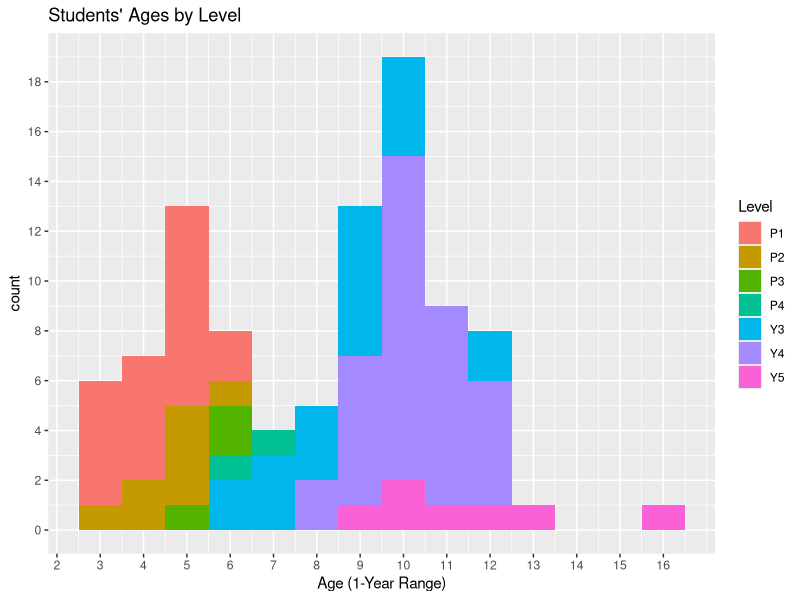
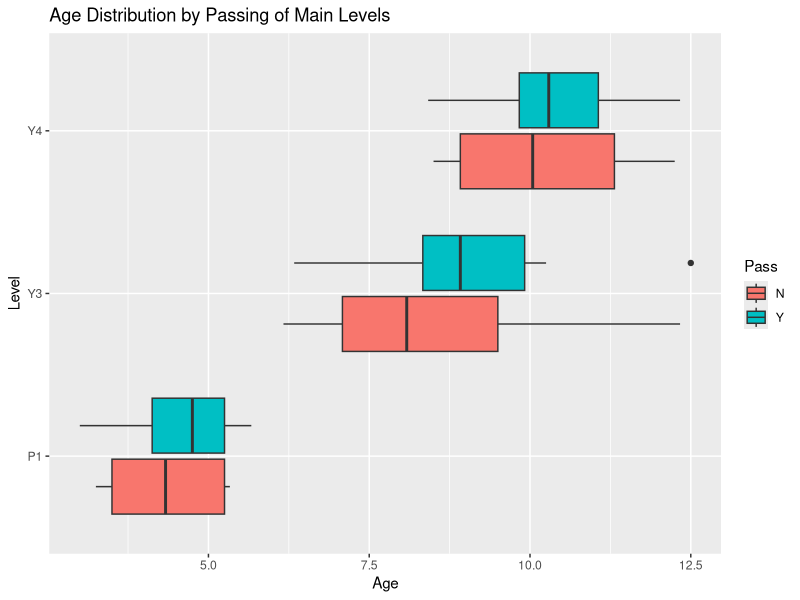
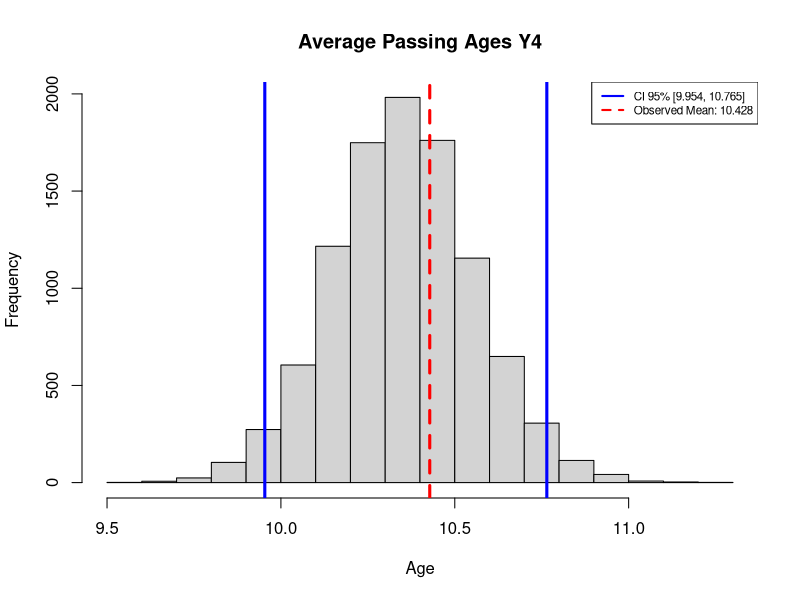
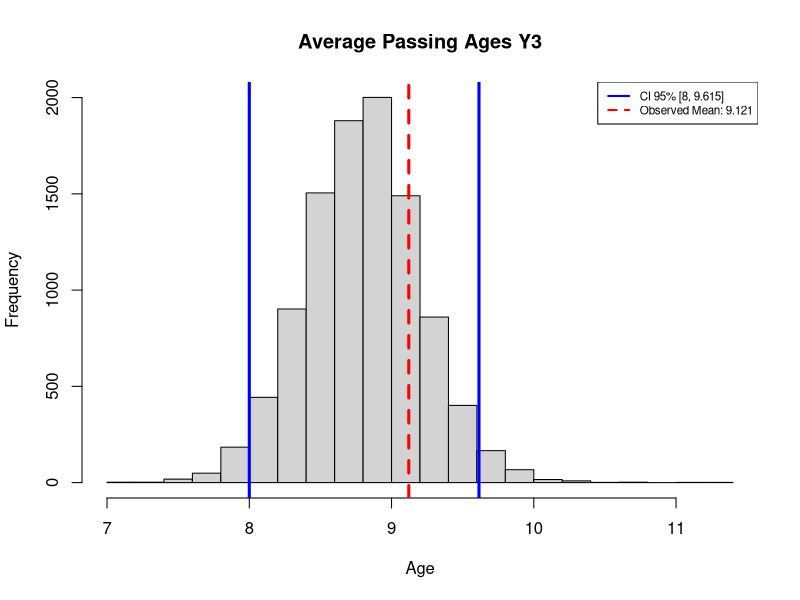
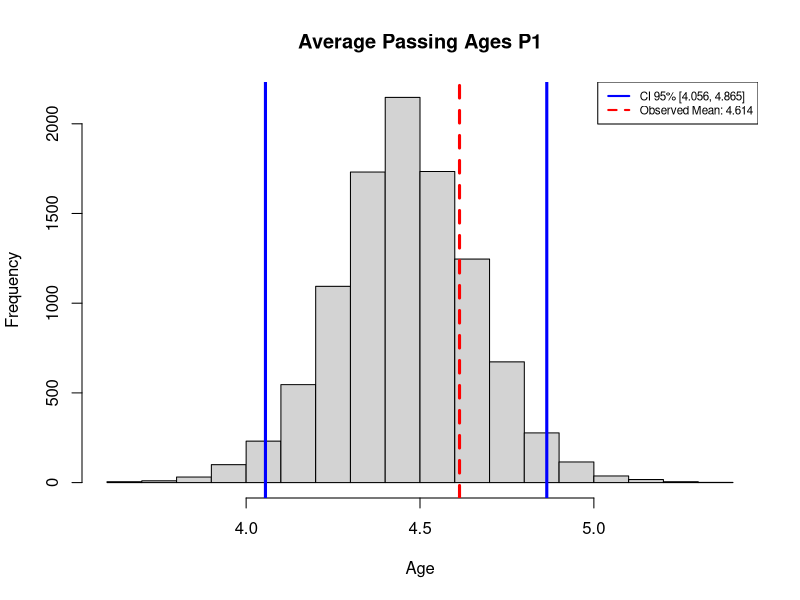
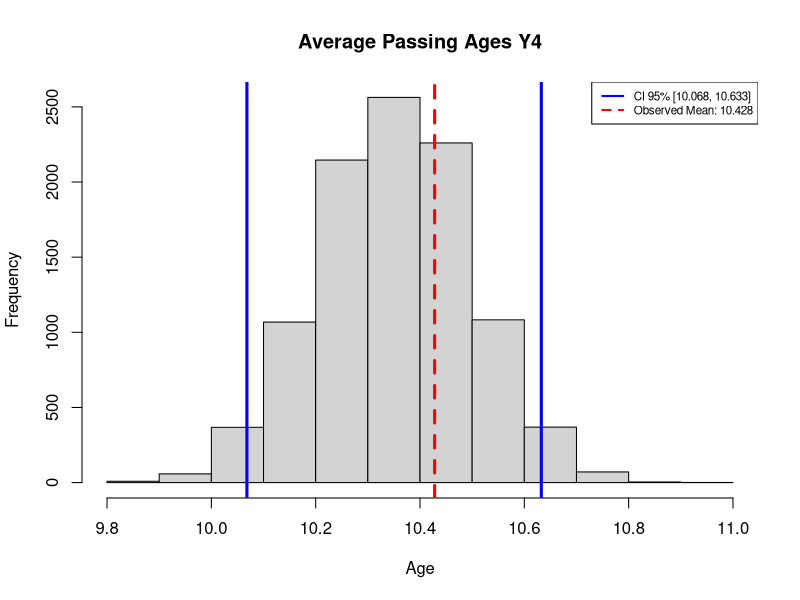

Write R code to recreate these figures, in order. (Note: a time limit stopped this script after it produced the figures.)
library(dplyr)
library(ggplot2)
library(tidyr)

swim_groups <- read.csv("swimresults.csv", stringsAsFactors = F)

# Create data frames of 3 largest levels
y4 <- filter(swim_groups, Level == "Y4")
y3 <- filter(swim_groups, Level == "Y3")
p1 <- filter(swim_groups, Level == "P1")

swim_main <- filter(swim_groups, Level == "Y4" | Level == "Y3" | Level == "P1")

# create plots to show distribution based on level and sex
ggplot(data = swim_groups) +
  geom_histogram(mapping = aes(x = Age, fill = Level), binwidth = 1) +
  scale_x_continuous(breaks = 1:16) +
  scale_y_continuous(breaks = seq(0, 18, by=2)) +
  labs(title = "Students' Ages by Level", x = "Age (1-Year Range)")

ggplot(data = swim_main) +
  geom_boxplot(mapping = aes(x = Level, y = Age, fill = Pass)) +
  coord_flip() +
  labs(title = "Age Distribution by Passing of Main Levels")

# create tibbles to have main levels averages
y4_avg <- group_by(y4, Pass) %>% 
  summarize(average = mean(Age), maximum = max(Age), minimum = min(Age), st_dev = sd(Age))
y3_avg <- group_by(y3, Pass) %>% 
  summarize(average = mean(Age), maximum = max(Age), minimum = min(Age), st_dev = sd(Age))
p1_avg <- group_by(p1, Pass) %>% 
  summarize(average = mean(Age), maximum = max(Age), minimum = min(Age), st_dev = sd(Age))

# Bootstrap, keep students age and Sex, randomize pass fail
passOrFail <- c("Y", "N")
sims <- 10000

# Select the true pass and fails for permutations
y4_passes <- y4[, "Pass"]
y3_passes <- y3[, "Pass"]
p1_passes <- p1[, "Pass"]

# Bootstrap to return randomly generated passing student age
bootstrap_age <- function(df) {
  passing <- sample(passOrFail, size = nrow(df), replace = T) 
  simDF <- mutate(df, Pass = passing)
  mean(simDF[simDF$Pass == "Y", 'Age'], na.rm = T)  
}

# Permute to return randomly generated passing student age
permute_age <- function(df, list_pass) {
  passing <- sample(list_pass, size = nrow(df), replace = F) 
  simDF <- mutate(df, Pass = passing)
  mean(simDF[simDF$Pass == "Y", "Age"], na.rm = T)
}

# Plot and draw confidence interval lines for bootstrap/permutation
mean_age_plot <- function(means, avg, class) {
  CI_vals <- quantile(means, prob=c(0.025,0.975), na.rm = T)
  hist(means, main = paste("Average Passing Ages", class), xlab = "Age")
  abline(v = c(CI_vals, avg[2, 2]), lwd = 3, col = c("blue", "blue", "red"), lty = c(1, 1, 2))
  legend("topright", legend = c(paste0("CI 95% [", round(CI_vals[1], 3), ", ", round(CI_vals[2], 3), "]"), 
                                paste("Observed Mean:", round(avg[2, 2], 3))), 
        col = c("blue", "red"), lty = c(1, 2, 2), lwd = 2, cex = 0.7)
}

# Bootstrap and plot 'sims' times
mean_age_plot(replicate(n = sims, bootstrap_age(y4)), y4_avg, "Y4")
mean_age_plot(replicate(n = sims, bootstrap_age(y3)), y3_avg, "Y3")
mean_age_plot(replicate(n = sims, bootstrap_age(p1)), p1_avg, "P1")

# Permute and plot 'sims' times
mean_age_plot(replicate(n = sims, permute_age(y4, y4_passes)), y4_avg, "Y4")
mean_age_plot(replicate(n = sims, permute_age(y3, y3_passes)), y3_avg, "Y3")
mean_age_plot(replicate(n = sims, permute_age(p1, p1_passes)), p1_avg, "P1")
